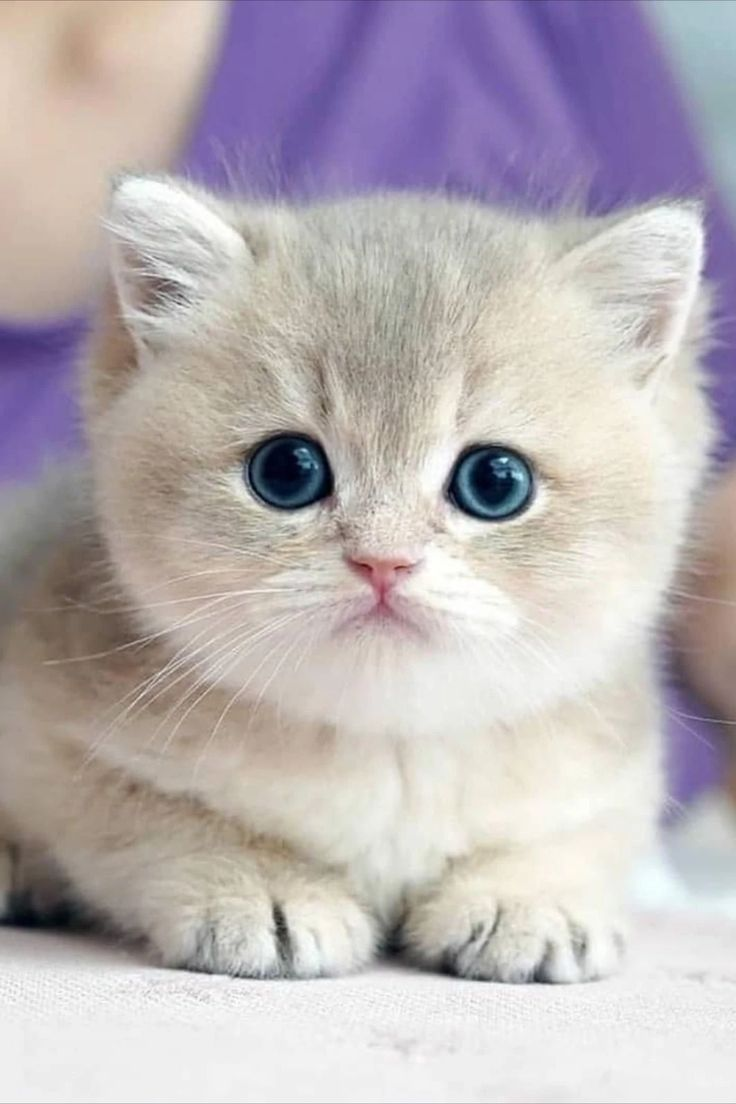
#> input picture images/cat.jpg, 736 x 1104 px
$ python DrawingShapes.py
#> lines starting #> are read from the running program, lines starting #| are printed output that depends on the picture
import cv2

img = cv2.imread('../images/cat.jpg')
#> img is the input picture: shape (1104, 736, 3); mean B, G, R 182, 178.6, 186.2


cv2.line(img,(30,30),(500,30),(0,0,255),2)
cv2.rectangle(img,(40,40),(500,250),(0,255,0),2)
cv2.circle(img,(368,552),150,(255,0,0),2)
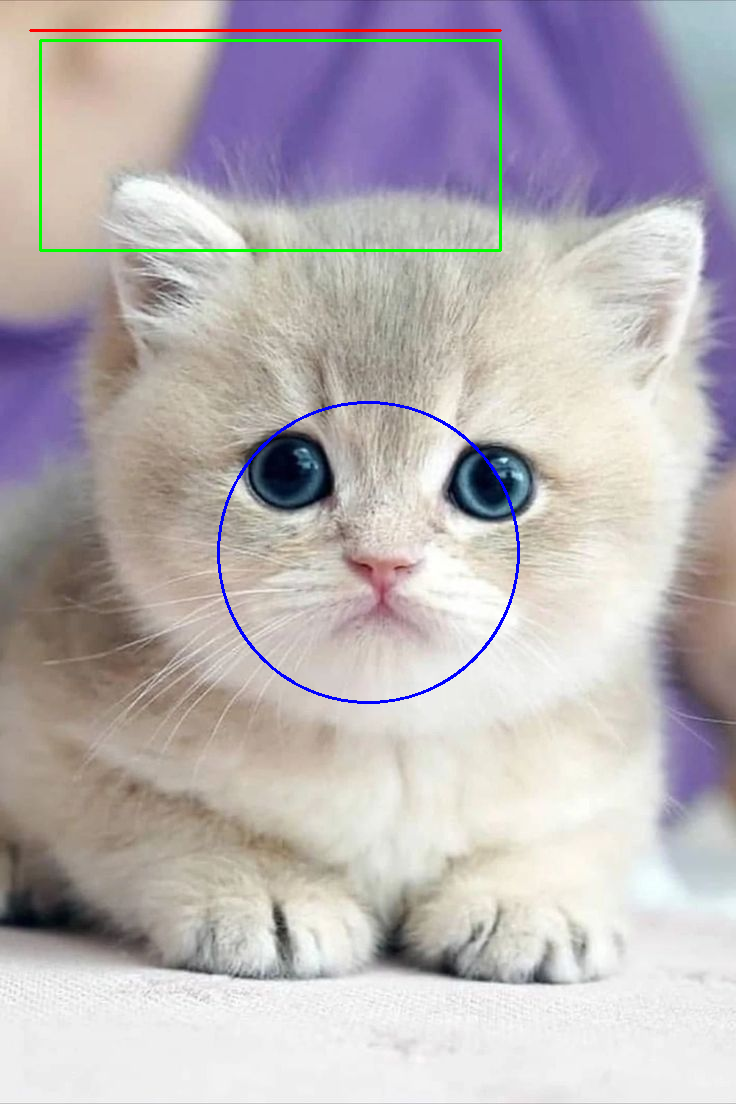
#> img: shape (1104, 736, 3); mean B, G, R 181.1, 178.2, 184.9

cv2.imshow("Cat Image",img)
cv2.waitKey(0)
cv2.destroyAllWindows()
